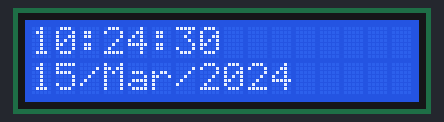
Simulated run of this sketch. Board: Arduino Uno, built with avr-gcc and run on an emulated ATmega328P. Parts: 16×2 character LCD. The local clock reads 2024-03-15 10:24:30 at power-on unless the sketch sets it.

Above: at 0.1 s.
At 4.2 s:
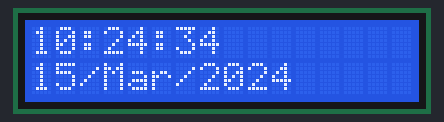
At 9.3 s:
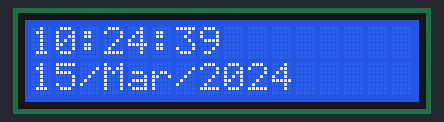
At 19.5 s:
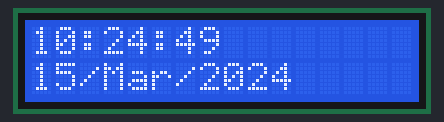
At 28.7 s:
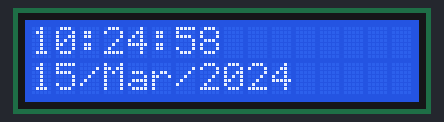
At 38.9 s:
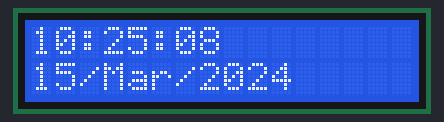

The sketch:

RTC_Zegar.ino
```cpp
#include <DS1307RTC.h>
#include <Time.h>
#include <Wire.h>
#include <LiquidCrystal_I2C.h>
#define BACKLIGHT_PIN 3
LiquidCrystal_I2C	lcd(0x27,2,1,0,4,5,6,7);

const char *monthName[12] = {
  "Jan", "Feb", "Mar", "Apr", "May", "Jun",
  "Jul", "Aug", "Sep", "Oct", "Nov", "Dec"
};

void setup() {

   lcd.begin(16, 2);
   lcd.setBacklightPin(BACKLIGHT_PIN,POSITIVE);
   lcd.setBacklight(HIGH);
}

void loop() {
  tmElements_t tm;

  if (RTC.read(tm)) {

    lcd.setCursor (0, 0);
    LCDprint2digits(tm.Hour);
    lcd.print(':');
    LCDprint2digits(tm.Minute);
    lcd.print(':');
    LCDprint2digits(tm.Second);
    lcd.setCursor (0, 1);
    lcd.print(tm.Day);
    lcd.print('/');
    lcd.print(monthName[tm.Month-1]);
    lcd.print('/');
    lcd.print(tmYearToCalendar(tm.Year));


  } else {
    if (RTC.chipPresent()) {
      lcd.println("DS1307 stoi. Uruchom Zegar");
      }
       else {
      lcd.println("DS1307 blad oczczytu!");
      lcd.println("sprawdz polaczenie");
    }
    delay(9000);
  }
  delay(1000);
}

//void print2digits(int number) {
//  if (number >= 0 && number < 10) {
//    Serial.write('0');
//  }
//  Serial.print(number);
//}

void LCDprint2digits(int number) {
  if (number >= 0 && number < 10) {
    lcd.write('0');
  }
  lcd.print(number);
}
```

Measured:
- what the display in image 1 shows lasts 1.0 s, from 4.2 s to 5.2 s
